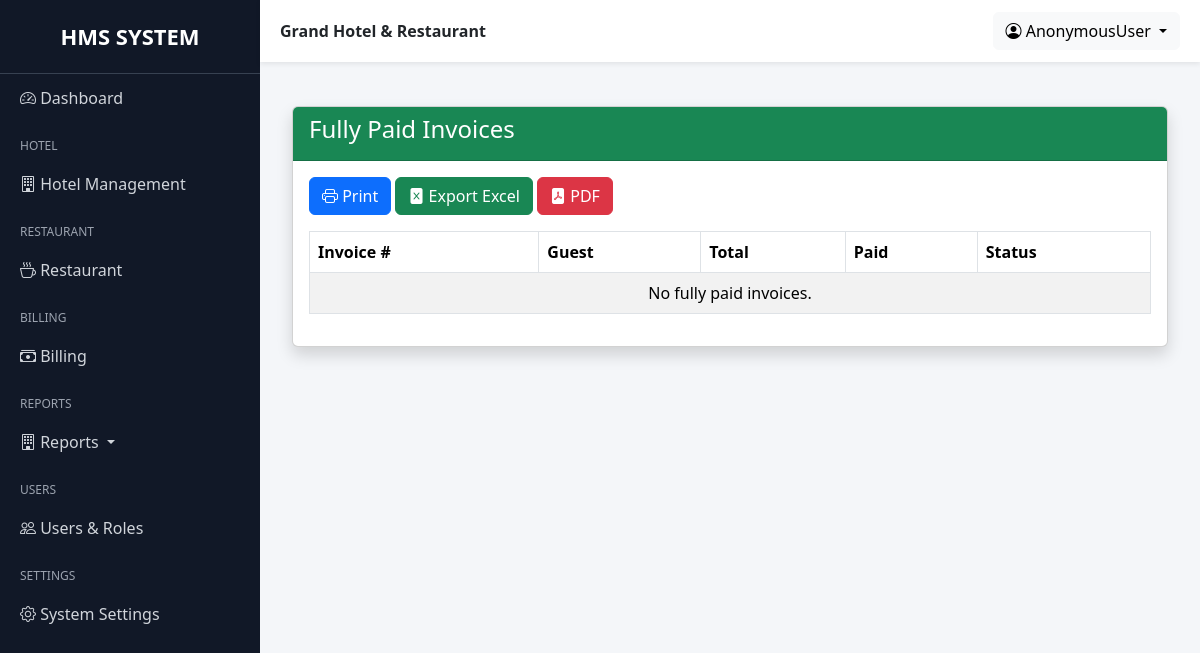
Before: /grand/billing/reports/fully-paid/ with the older database file.
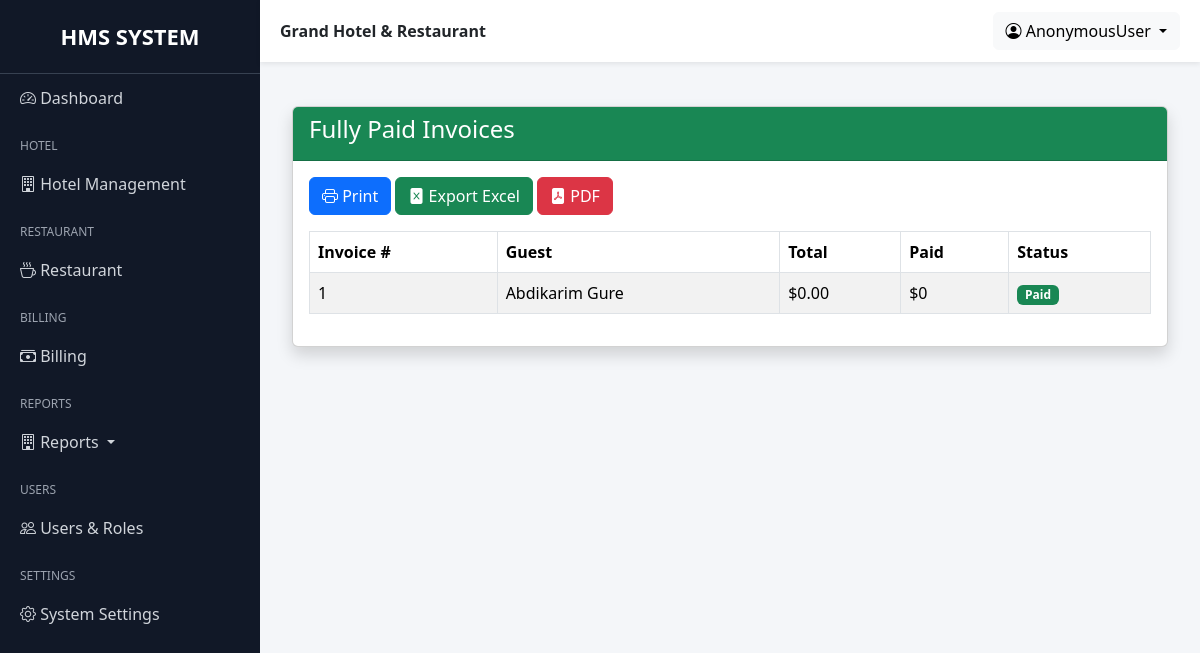
After: the same page with the newer database file.
### billing/models.py (models this page shows, shortened)
class Invoice(models.Model):
    booking = models.OneToOneField(Booking,on_delete=models.CASCADE,related_name="invoice")
    restaurant_total = models.DecimalField(max_digits=8,decimal_places=2,default=0)
    room_total = models.DecimalField(max_digits=8,decimal_places=2,default=0)
    service_total = models.DecimalField(max_digits=10, decimal_places=2,default=0)
    discount = models.DecimalField(max_digits=5,decimal_places=2,default=0)
    total = models.DecimalField(max_digits=10,decimal_places=2)
    created = models.DateTimeField(auto_now_add=True, blank=True, null=True)
    created_by = models.ForeignKey(
            User,
            on_delete=models.SET_NULL,
            null=True,
            blank=True
        )

### hotel/models.py (models this page shows, shortened)
class Booking(models.Model):
    BOOKING_STATUS = (
        ("reserved", "Reserved"),
        ("checked_in", "Checked In"),
        ("checked_out", "Checked Out"),
        ("cancelled", "Cancelled"),
    )
    guest = models.ForeignKey(Guest, on_delete=models.PROTECT)
    room = models.ForeignKey(Room, on_delete=models.PROTECT)
    check_in = models.DateField()
    check_out = models.DateField(blank=True, null=True)
    status = models.CharField(max_length=20, default="checked_in")
    with_ac = models.BooleanField(default=False)
    room_price = models.DecimalField(max_digits=8, decimal_places=2, blank=True, null=True)
    actual_check_in_at = models.DateTimeField(null=True, blank=True)
    actual_check_out_at = models.DateTimeField(null=True, blank=True)
    late_checkout_approved = models.BooleanField(default=False)
    late_checkout_charge = models.DecimalField(max_digits=8, decimal_places=2, default=Decimal("0.00"))
    created = models.DateTimeField(auto_now_add=True)
    created_by = models.ForeignKey(User, on_delete=models.SET_NULL, null=True, blank=True)
    updated = models.DateTimeField(auto_now=True)
    updated_by = models.ForeignKey(
        User, on_delete=models.SET_NULL, null=True, blank=True,
        related_name="booking_updated_by"
    )

class Guest(models.Model):
    first_name = models.CharField(max_length=100)
    last_name = models.CharField(max_length=100)
    phone = models.CharField(max_length=20)
    email = models.EmailField(blank=True, null=True)
    address = models.CharField(max_length=200, blank=True)
    created = models.DateTimeField(auto_now_add=True, blank=True, null=True)
    created_by = models.ForeignKey(User, on_delete=models.SET_NULL, null=True, blank=True)
    def __str__(self):
        return f"{self.first_name} {self.last_name}"

### billing/report_views.py (the view)
# urls.py: path("reports/fully-paid/",FullyPaidInvoicesReportView.as_view(),name="fully_paid_invoices"),
class FullyPaidInvoicesReportView(TemplateView):
    template_name = "reports/billing/fully_paid.html"
    def get_context_data(self, **kwargs):
        context = super().get_context_data(**kwargs)
        report = []
        invoices = Invoice.objects.all()
        for invoice in invoices:
            paid = Payment.objects.filter(
                invoice=invoice
            ).aggregate(
                total=Sum("amount")
            )["total"] or 0
            balance = invoice.total - paid
            if balance <= 0:
                report.append({
                    "invoice": invoice,
                    "paid": paid
                })
        context["report"] = report
        return context

### templates/reports/billing/fully_paid.html
{% extends "base.html" %}
{% block content %}
<div class="container mt-4">
    <div class="card shadow">
        <div class="card-header bg-success text-white">
            <h4>
                Fully Paid Invoices
            </h4>
        </div>
        <div class="card-body">
            <div class="mb-3">
                <a href="" class="btn btn-primary">
                    <i class="bi bi-printer"></i>
                    Print
                </a>
                <a href="" class="btn btn-success">
                    <i class="bi bi-file-excel-fill"></i>
                    Export Excel
                </a>
                <a href="" class="btn btn-danger">
                    <i class="bi bi-file-pdf-fill"></i>
                    PDF
                </a>
            </div>
            <table class="table table-bordered table-striped">
                <thead>
                    <tr>
                        <th>Invoice #</th>
                        <th>Guest</th>
                        <th>Total</th>
                        <th>Paid</th>
                        <th>Status</th>
                    </tr>
                </thead>
                <tbody>
                    {% for row in report %}
                    <tr>
                        <td>
                            {{ row.invoice.id }}
                        </td>
                        <td>
                            {{ row.invoice.booking.guest }}
                        </td>
                        <td>
                            ${{ row.invoice.total }}
                        </td>
                        <td>
                            ${{ row.paid }}
                        </td>
                        <td>
                            <span class="badge bg-success">
                                Paid
                            </span>
                        </td>
                    </tr>
                    {% empty %}
                    <tr>
                        <td colspan="5" class="text-center">
                            No fully paid invoices.
                        </td>
                    </tr>
                    {% endfor %}
                </tbody>
            </table>
        </div>
    </div>
</div>
{% endblock %}

Changed rows visible on the page:
added Invoice: invoice.id "1", invoice.booking.guest "Abdikarim Gure", invoice.total "0.00", paid "0"
Other visible differences:
text no longer shown: "No fully paid invoices."
